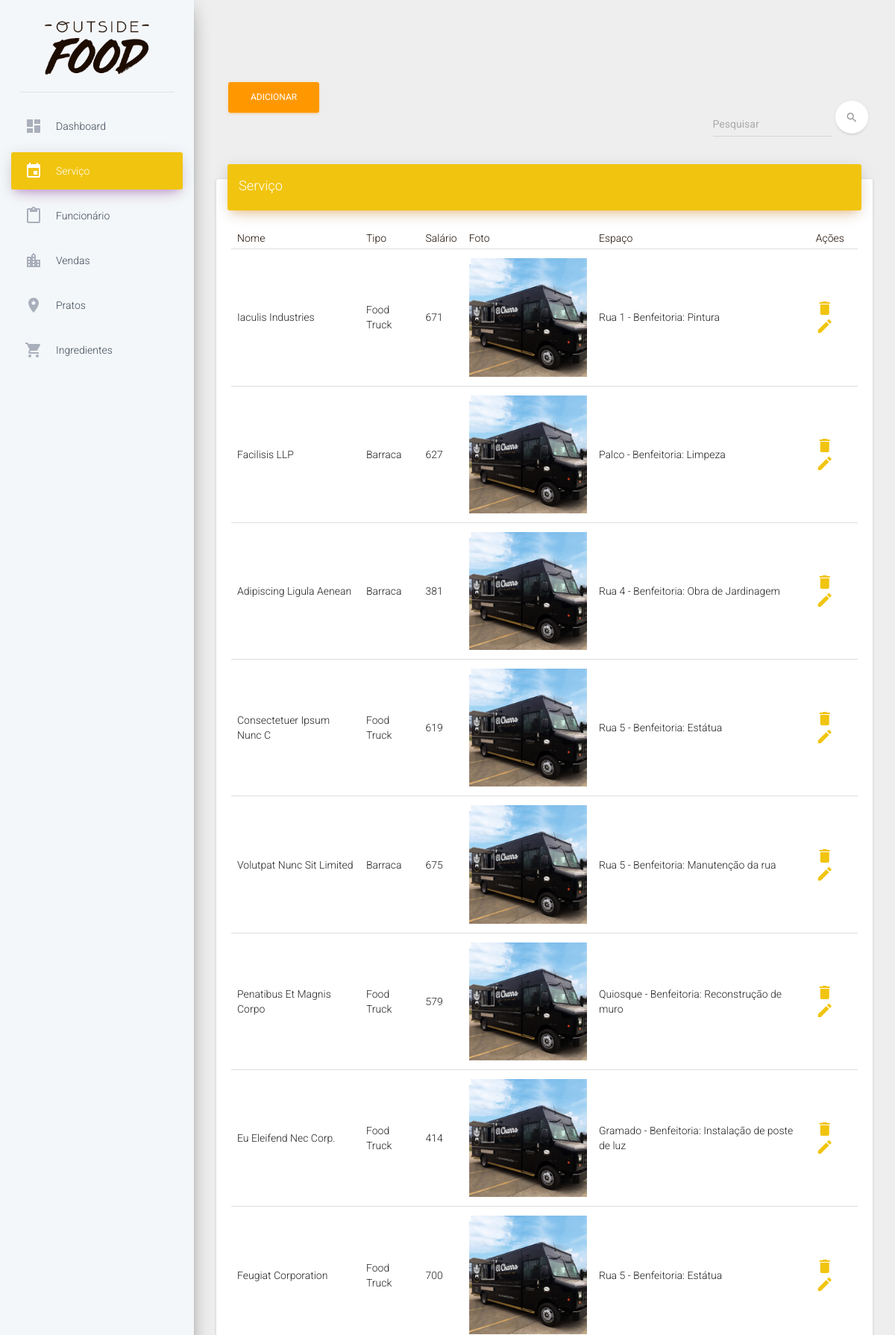
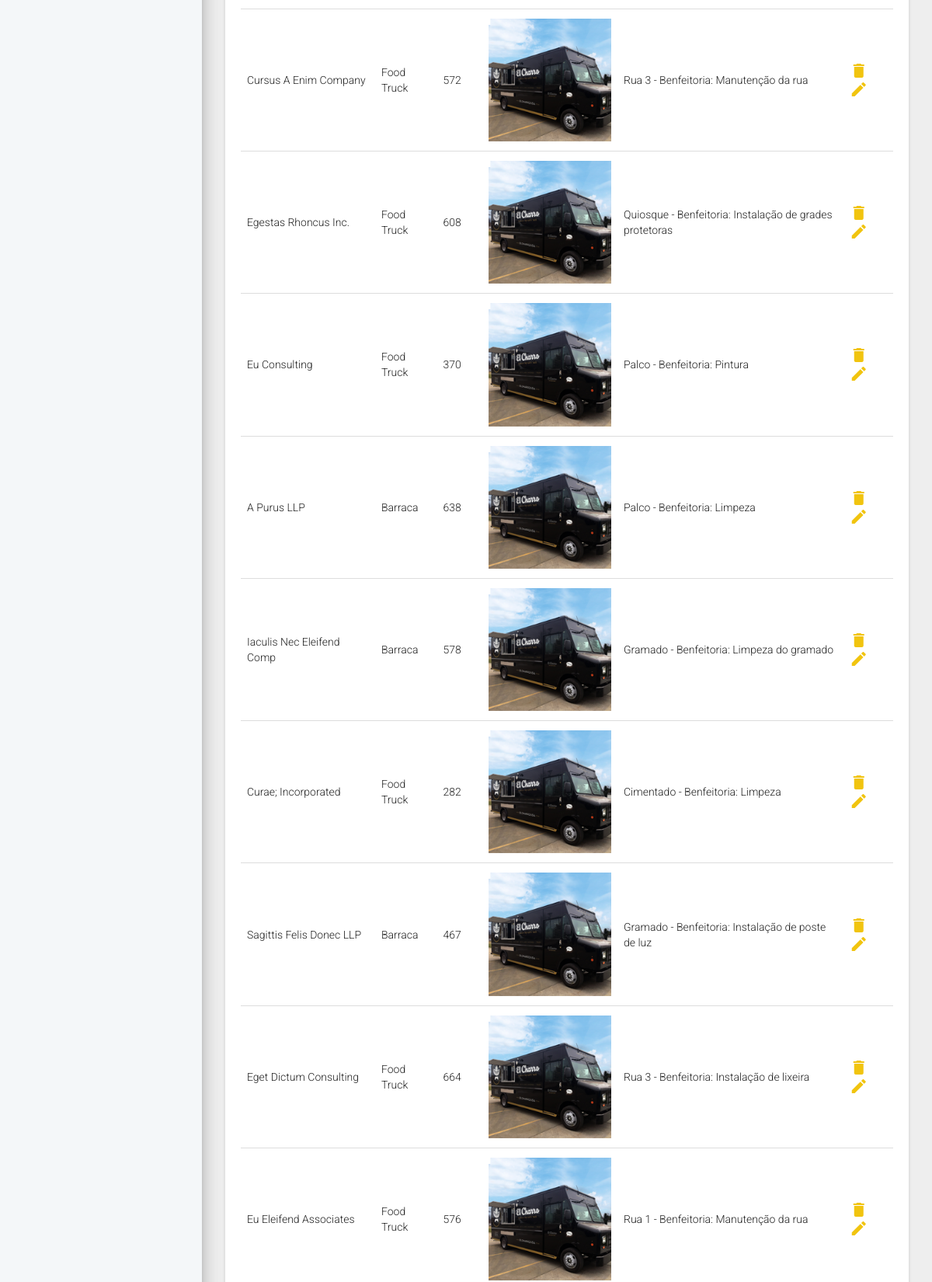
Screenshot of /SistemaOutsideFood/servico.php (upper part) with the database file from the repository (2 pictures, top to bottom).
### tables this page shows
CREATE TABLE `servicos` (
  `id` int(10) UNSIGNED NOT NULL,
  `nome` varchar(25) NOT NULL,
  `tipo` tinyint(4) NOT NULL,
  `foto` varchar(255) NOT NULL,
  `salario` varchar(15) NOT NULL,
  `espacos_id` int(10) UNSIGNED NOT NULL
);

CREATE TABLE `espacos` (
  `id` int(10) UNSIGNED NOT NULL,
  `nome` varchar(45) NOT NULL,
  `aluguel` varchar(15) NOT NULL,
  `metragem` double NOT NULL,
  `benfeitoria` varchar(100) NOT NULL
);

### SistemaOutsideFood/assets/php/classes/classServicos.php (called while the page is built, shortened)
<?php
require_once 'Database.php';
class Servicos{
	public function __construct(){
		$database = new Database();
		$this->conn = $database->dbSet();
	}
	public function index(){
		$stmt = $this->conn->prepare("SELECT * FROM `servicos` WHERE 1");
		$stmt->execute();
		return $stmt;
	}
}
?>

### SistemaOutsideFood/assets/php/classes/database.php (called while the page is built, shortened)
<?php
class Database
{
    private $host = "127.0.0.1";
    private $db_name = "outsidefood";
    private $username = "root";
    private $password = "";
    public function dbSet()
    {
        $this->conn = null;
        try {
            $this->conn = new PDO("mysql:host=" . $this->host . ";dbname=" . $this->db_name, $this->username, $this->password, array(PDO::MYSQL_ATTR_INIT_COMMAND => "SET NAMES 'utf8'"));
            $this->conn->setAttribute(PDO::ATTR_ERRMODE, PDO::ERRMODE_EXCEPTION);
        } catch (PDOException $exception) {
              echo "Erro na conexão com o banco de dados: " . $exception->getMessage();
        }
        return $this->conn;
    }
}
?>

### SistemaOutsideFood/assets/php/classes/classEspacos.php (called while the page is built, shortened)
<?php
require_once "database.php";
class Espacos{
	public function __construct() {
		$database = new Database();
		$dbSet = $database->dbSet();
		$this->conn = $dbSet;
	}
	public function index(){
		$stmt = $this->conn->prepare("SELECT * FROM `espacos` WHERE 1 ORDER BY `nome`");
		$stmt->execute();
		return $stmt;
	}
}
?>

### SistemaOutsideFood/servico.php (the view, shortened to what this page needs)
<?php
require_once 'headercliente.php';
require_once 'assets/php/classes/classServicos.php';
require_once 'assets/php/classes/classEspacos.php';
$servicos = new Servicos();
$espacos = new Espacos();
?>
<div class="content">
  <div class="container-fluid">
    <div class="collapse navbar-collapse">
     <a href="./adicionarservico.php">
       <button type="button" class="btn btn-warning">Adicionar</button>
     </a>
     <form class="navbar-form navbar-right" role="search" action="evento.php" method="get">
      <div class="form-group  is-empty">
       <input type="text" name="nome" class="form-control" placeholder="Pesquisar">
     </div>
     <button type="submit" name="pesquisa" class="btn btn-white btn-round btn-just-icon">
       <i class="material-icons">search</i>
       <div class="ripple-container"></div>
     </button>
   </form>
 </div>
</div>
     <div class="container-fluid">
      <div class="row">
       <div class="col-md-12">
        <div class="card">
         <div class="card-header" data-background-color="orange">
          <h4 class="title">Serviço</h4>
        </div>
        <div class="card-content table-responsive">
          <table class="table">
           <thead class="text-primary">
            <th>Nome</th>
            <th>Tipo</th>
            <th>Salário</th>
            <th>Foto</th>
            <th>Espaço</th>
            <th class="actions">Ações</th>
          </thead>
          <tbody>
            <?php
            $todosServicos = $servicos->index();
            while($row = $todosServicos->fetch(PDO::FETCH_OBJ)){
              ?>
              <tr>
                <td class="nome"><?php echo $row->nome ?></td>
                <td class="tipo">
                  <?php if($row->tipo == 0){ ?>Food Truck
                  <?php }else{ ?>Barraca
                  <?php } ?>
                </td>
                <td class="salario"><?php echo $row->salario ?></td>
                <td class="foto"><img src="<?php echo $row->foto ?>" alt="img"></td>
                <?php
                $todosEspacos = $espacos->index();
                while($rowEspacos = $todosEspacos->fetch(PDO::FETCH_OBJ)){
                  if($rowEspacos->id == $row->espacos_id){
                    ?>
                    <td class="espacos"><?php echo $rowEspacos->nome ?> - Benfeitoria: <?php echo $rowEspacos->benfeitoria ?></td>
                    <?php } } ?>
                    <td class="actions">
                      <a href="" data-toggle="modal" data-target="#exampleModal<?php echo $row->id ?>" ><i class="material-icons">delete</i></a>
                      <a href="./editarservico.php?id=<?php echo $row->id ?>"><i class="material-icons">mode_edit</i></a>
                    </td>
                  </tr>
                  <?php } ?>
                </tbody>
              </table>
            </div>
          </div>
        </div>
      </div>
    </div>
  </div>
  <?php
  require_once 'footer.php';
  ?>

### SistemaOutsideFood/headercliente.php (shortened to what this page needs)
<!doctype html>
<html lang="pt-BR">
<head>
    <link href="assets/css/bootstrap.min.css" rel="stylesheet" />
    <link href="assets/css/material-dashboard.css?v=1.2.0" rel="stylesheet" />
    <link href="assets/css/demo.css" rel="stylesheet" />
    <link href="http://maxcdn.bootstrapcdn.com/font-awesome/latest/css/font-awesome.min.css" rel="stylesheet">
</head>
<body>
    <div class="wrapper">
        <div class="sidebar" data-color="purple" data-image="assets/img/sidebar-1.jpg">
            <div class="logo">
                <a href="./cliente.php" class="simple-text">
                <img class="logo1" src="assets/img/oft1.png">
                </a>
            </div>
            <div class="sidebar-wrapper">
                <ul class="nav">
                    <li id="dashboard">
                        <a href="./cliente.php">
                            <i class="material-icons">dashboard</i>
                            <p>Dashboard</p>
                        </a>
                    </li>
                    <li id="servico">
                        <a href="./servico.php">
                            <i class="material-icons">event</i>
                            <p>Serviço</p>
                        </a>
                    </li>
                    <li id="funcionarios">
                        <a href="./funcionarios.php">
                            <i class="material-icons">content_paste</i>
                            <p>Funcionário</p>
                        </a>
                    </li>
                    <li id="vendas">
                        <a href="./vendas.php">
                            <i class="material-icons">location_city</i>
                            <p>Vendas</p>
                        </a>
                    </li>
                    <li id="pratos">
                        <a href="./pratos.php">
                            <i class="material-icons">location_on</i>
                            <p>Pratos</p>
                        </a>
                    </li>
                     <li id="ingredientes">
                        <a href="./ingredientes.php">
                            <i class="material-icons">shopping_cart</i>
                            <p>Ingredientes</p>
                        </a>
                    </li>
                </ul>
            </div>
        </div>
        <div class="main-panel">

### SistemaOutsideFood/footer.php (shortened to what this page needs)
     </div>
</body>
</html>

### rows the page displays
servicos: nome "Iaculis Industries", tipo "Food Truck", salario "671", foto (picture)
espacos: nome "Rua 1", benfeitoria "Pintura"
servicos: nome "Facilisis LLP", tipo "Barraca", salario "627", foto (picture)
espacos: nome "Palco", benfeitoria "Limpeza"
servicos: nome "Adipiscing Ligula Aenean", tipo "Barraca", salario "381", foto (picture)
espacos: nome "Rua 4", benfeitoria "Obra de Jardinagem"
servicos: nome "Consectetuer Ipsum Nunc C", tipo "Food Truck", salario "619", foto (picture)
espacos: nome "Rua 5", benfeitoria "Estátua"
servicos: nome "Volutpat Nunc Sit Limited", tipo "Barraca", salario "675", foto (picture)
espacos: nome "Rua 5", benfeitoria "Manutenção da rua"
servicos: nome "Penatibus Et Magnis Corpo", tipo "Food Truck", salario "579", foto (picture)
espacos: nome "Quiosque", benfeitoria "Reconstrução de muro"
servicos: nome "Eu Eleifend Nec Corp.", tipo "Food Truck", salario "414", foto (picture)
espacos: nome "Gramado", benfeitoria "Instalação de poste de luz"
servicos: nome "Feugiat Corporation", tipo "Food Truck", salario "700", foto (picture)
servicos: nome "Cursus A Enim Company", tipo "Food Truck", salario "572", foto (picture)
espacos: nome "Rua 3", benfeitoria "Manutenção da rua"
servicos: nome "Egestas Rhoncus Inc.", tipo "Food Truck", salario "608", foto (picture)
espacos: nome "Quiosque", benfeitoria "Instalação de grades protetoras"
servicos: nome "Eu Consulting", tipo "Food Truck", salario "370", foto (picture)
espacos: nome "Palco", benfeitoria "Pintura"
servicos: nome "A Purus LLP", tipo "Barraca", salario "638", foto (picture)
servicos: nome "Iaculis Nec Eleifend Comp", tipo "Barraca", salario "578", foto (picture)
espacos: nome "Gramado", benfeitoria "Limpeza do gramado"
servicos: nome "Curae; Incorporated", tipo "Food Truck", salario "282", foto (picture)
espacos: nome "Cimentado", benfeitoria "Limpeza"
servicos: nome "Sagittis Felis Donec LLP", tipo "Barraca", salario "467", foto (picture)
servicos: nome "Eget Dictum Consulting", tipo "Food Truck", salario "664", foto (picture)
espacos: nome "Rua 3", benfeitoria "Instalação de lixeira"
servicos: nome "Eu Eleifend Associates", tipo "Food Truck", salario "576", foto (picture)
espacos: nome "Rua 1", benfeitoria "Manutenção da rua"
